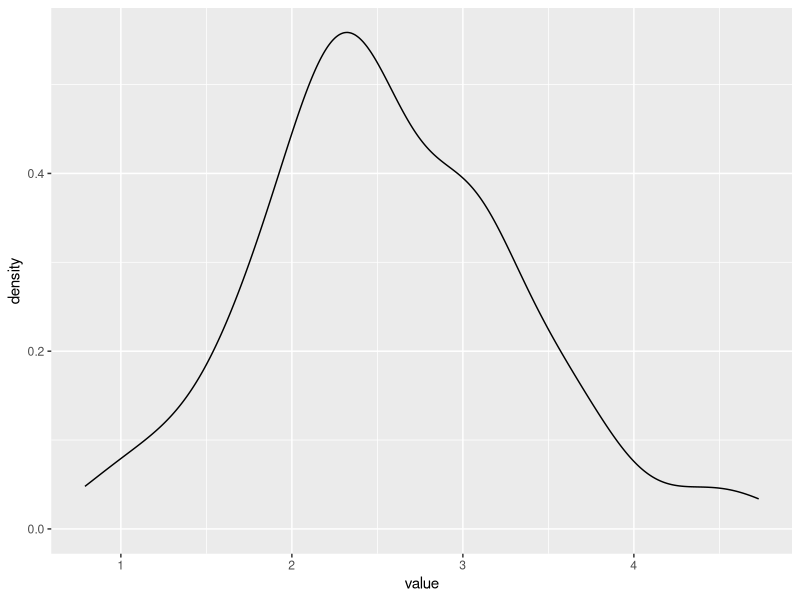
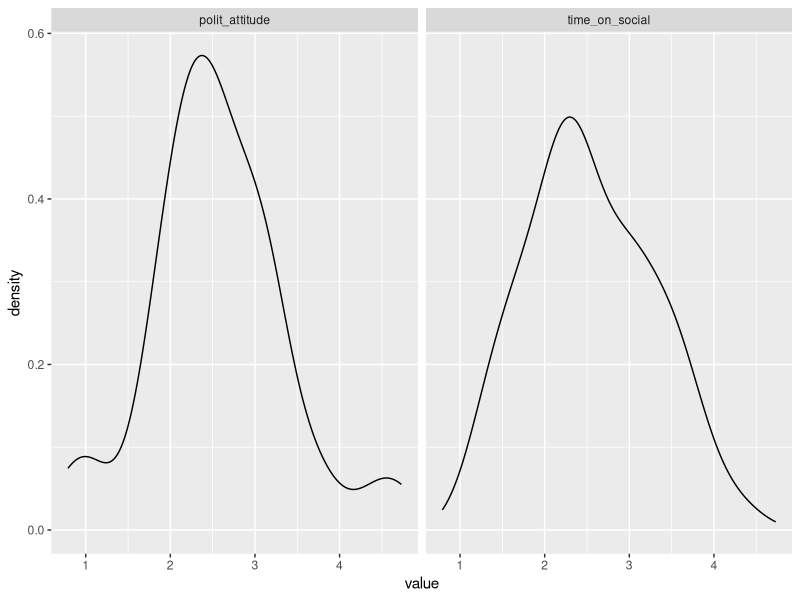
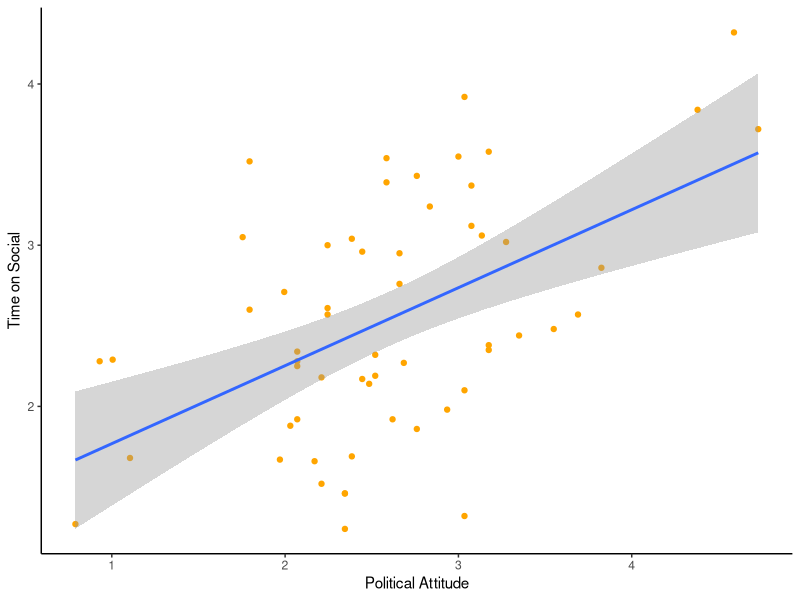

Reproduce these figures in R, in order. (Note: this script raises an error after producing the figures.)
## ---- chunk 1

library(here) #loads in the specified package
library(tidyverse)

## ---- chunk 2
social_media_attitude <- read.csv(file = here("Data","PSYC2001_social-media-attitude.csv")) #reads in CSV files
## ---- chunk 3


# Choose the columns, then pivot to longform
sma_long <- social_media_attitude %>%
  select(id, time_on_social, polit_attitude) %>% # choose columns
  pivot_longer(                                   # go from wide -> long
    cols = c(time_on_social, polit_attitude), # the two key measures
    names_to  = "measure",                    # which measure is this value from?
    values_to = "value"                       # the numeric value itself
  )

head(sma_long)

## ---- chunk 4

sma_long %>%
  ggplot(aes(x=value)) + # set the aesthetics
  geom_density() # do the density plot

## ---- chunk 5

sma_long %>%
  ggplot(aes(x=value)) + # set the aesthetics
  geom_density() + # do the density plot 
  facet_wrap(~measure) # make a separate plot for each measure
## ---- chunk 6

# 1. the first two arguments for lm() are...

## ---- chunk 7

# 2. the formula I need to use is ... 

## ---- chunk 8

mod <- lm(formula = time_on_social ~ polit_attitude, data = social_media_attitude ) # time_on_social is on the left side of the tilde as it is being predicted by attitude 
## ---- chunk 9

mod

## ---- chunk 10

summary(mod)

## ---- chunk 11

social_media_attitude %>% 
  ggplot(aes(x = polit_attitude, y = time_on_social)) + # set up the canvas
  geom_point(colour = "orange") + # make a scatterplot
  geom_smooth(method = "lm", se = TRUE) + # add line of best fit and ...
  labs(x = "Political Attitude", y = "Time on Social") + # define axis labels
  theme_classic() # make pretty

## ---- chunk 12
knitr::include_graphics("images/Linear_regression_in_R/Done.jpg")
## ---- chunk 13
knitr::include_graphics("images/Linear_regression_in_R/bug.png")
